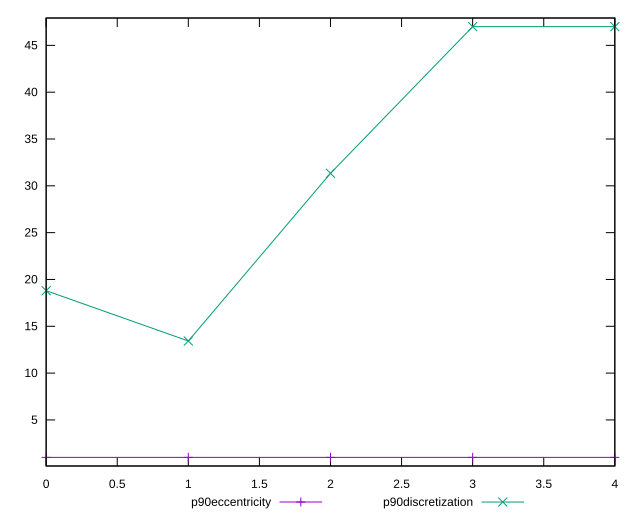

The script that saved this image:
reset

$p90Eccentricity <<EOF
0 1.000000000000001
1 1.0000000000000013
2 0.9999999999999976
3 0.9999999999999983
4 0.9999999999999996
EOF

$p90Discretization <<EOF
0 18.8
1 13.428571428571429
2 31.333333333333332
3 47
4 47
EOF

set key outside below
set xrange [0:4]
set yrange [0.07999999999999752:47.92]
set trange [0.07999999999999752:47.92]
set terminal svg size 640, 520 enhanced background rgb 'white'
set output "report_00017_2021-02-10T15-08-03.406Z/meta/score-difference/progression/eccentricity.svg"

plot $p90Eccentricity title "p90eccentricity" with linespoints, \
     $p90Discretization title "p90discretization" with linespoints

reset
